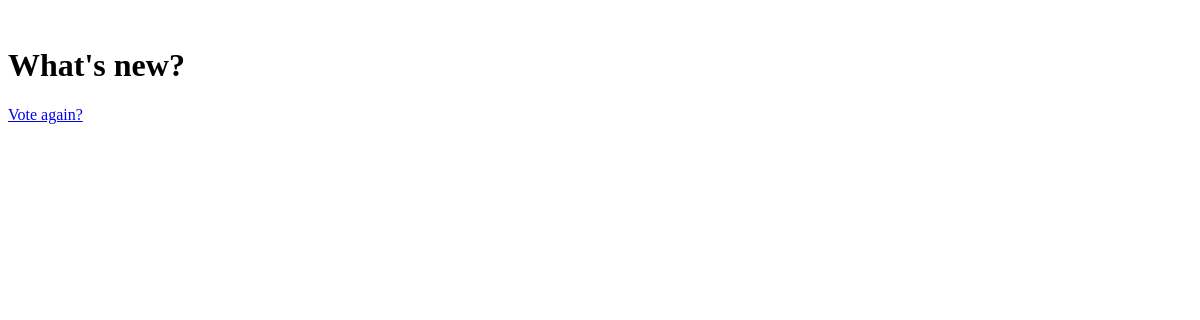
The app's page /polls/1/results/, older data.
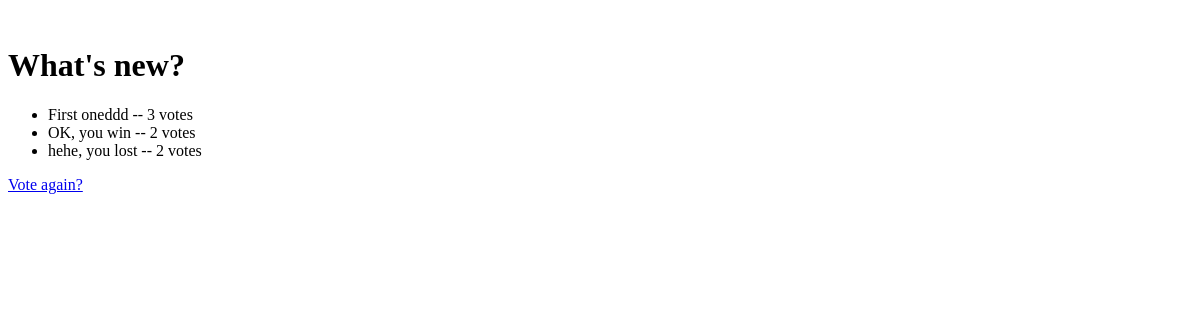
The same page, newer data.
### polls/models.py (models this page shows, shortened)
class Question(models.Model):
    question_text = models.CharField(max_length=200)
    pub_date = models.DateTimeField('date published')
    def was_published_recently(self):
        now = timezone.now()
        return now - datetime.timedelta(days=1) <= self.pub_date <= now
    was_published_recently.admin_order_field = 'pub_date'
    was_published_recently.boolean = True
    was_published_recently.short_description = 'Published recently?'

class Choice(models.Model):
    question = models.ForeignKey(Question)
    choice_text = models.CharField(max_length=200)
    votes = models.IntegerField(default=0)

### polls/views.py (the view)
# urls.py: url(r'^(?P<pk>[0-9]+)/results/$', views.ResultsView.as_view(), name='results'),
class ResultsView(generic.DetailView):
    model = Question
    template_name = 'polls/results.html'

### polls/templates/polls/results.html
﻿<h1>{{ question.question_text }}</h1>
<ul>
{% for choice in question.choice_set.all %}
    <li>{{ choice.choice_text }} -- {{ choice.votes }} vote{{ choice.votes|pluralize }}</li>
{% endfor %}
</ul>
<a href="{% url 'polls:detail' question.id %}">Vote again?</a>

Row changes from the older to the newer data that the page shows:
added Choice: choice_text "First oneddd", votes "3"
added Choice: choice_text "OK, you win", votes "2"
added Choice: choice_text "hehe, you lost", votes "2"
